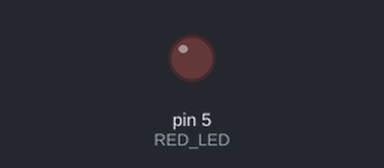
Simulated run of this sketch. Board: Arduino Uno, built with avr-gcc and run on an emulated ATmega328P. Shown: output pins drawn as LEDs (lit = HIGH).

Above: at 0.15 s.
At 39.84 s:
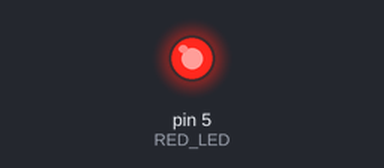
Timing chart, 0 to 40.0 s (numbered marks = the images above):
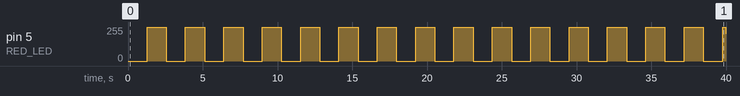

Measured:
- by itself, pin 5 (RED_LED): 0/255 → 255/255 at 1.3 s, → 0/255 1.3 s later, → 255/255 1.3 s later, → 0/255 1.3 s later, … (32 changes in this stretch)

The sketch:

PWM.ino
```cpp
#define RED_LED 5

void setup() {
  // put your setup code here, to run once:
  pinMode(RED_LED,OUTPUT);

}

void loop() {
  // put your main code here, to run repeatedly:
  for(int i = 0 ;i <= 255 ; i++){

     analogWrite(RED_LED,i);
     delay(5);
    }
     for(int i = 255 ;i >= 0 ; i--){

     analogWrite(RED_LED,i);
     delay(5);
    }


}
```
